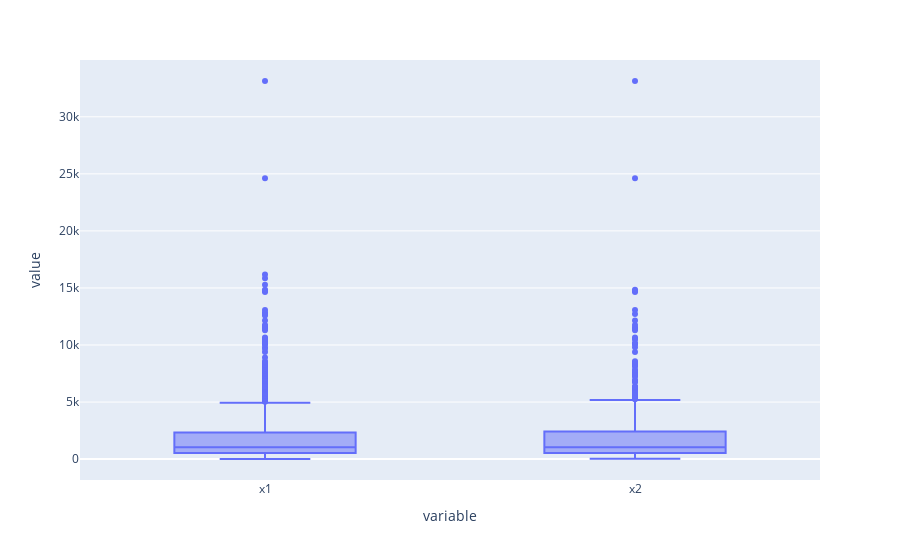

Notebook code for this chart:
### Markdown cell above
### Q11: Load the population defined by `auto_claims_population.csv`, compute the median and standard deviation parameters of the paid claims (`PAID` column) of the population, and select which of the following is the most accurate characterization of the sample in `auto_claims.csv` relative to this population.

A. The sample and population medians are very similar and within \$10 of each other, whereas the sample and population standard deviations are not; however, the 95\% bootstrap confidence interval for the sample median captures the true population median nonetheless.  

B. The sample and population medians are not within \$10 of each other, whereas the sample and population standard deviations are; however, the 95\% bootstrap confidence interval for the sample median captures the true population median nonetheless.  

C. The sample and population medians are very similar and within \$10 of each other, whereas the sample and population standard deviations are not; and, the 95\% bootstrap confidence interval for the sample median does not capture the true population median as a result.  

D. The sample and population medians are not within \$10 of each other, whereas the sample and population standard deviations are; and, the 95\% bootstrap confidence interval for the sample median does not capture the true population median as a result.  

> Hint: the population and the sample distributions could be visualized with the following:
> ```python
> px.box(pd.DataFrame({'x1':pd.read_csv('auto_claims_population.csv').PAID,
>                      'x2':pd.read_csv('auto_claims.csv').PAID}))
> ```

### Code cell


### Figure 1 — Plotly figure (JSON) as saved in the notebook; plotly's stock layout.template omitted (floating-point values rounded to 4 significant figures; data arrays with more than 128 entries replaced by an {"elided": "..."} marker saying what was removed)
{"data": [{"alignmentgroup": "True", "hovertemplate": "variable=%{x}<br>value=%{y}<extra></extra>", "legendgroup": "", "marker": {"color": "#636efa"}, "name": "", "notched": false, "offsetgroup": "", "orientation": "v", "showlegend": false, "type": "box", "x": {"elided": "2000 str values"}, "x0": " ", "xaxis": "x", "y": {"elided": "2000 float values"}, "y0": " ", "yaxis": "y"}], "layout": {"boxmode": "group", "legend": {"tracegroupgap": 0}, "margin": {"t": 60}, "xaxis": {"anchor": "y", "domain": [0, 1], "title": {"text": "variable"}}, "yaxis": {"anchor": "x", "domain": [0, 1], "title": {"text": "value"}}}}
